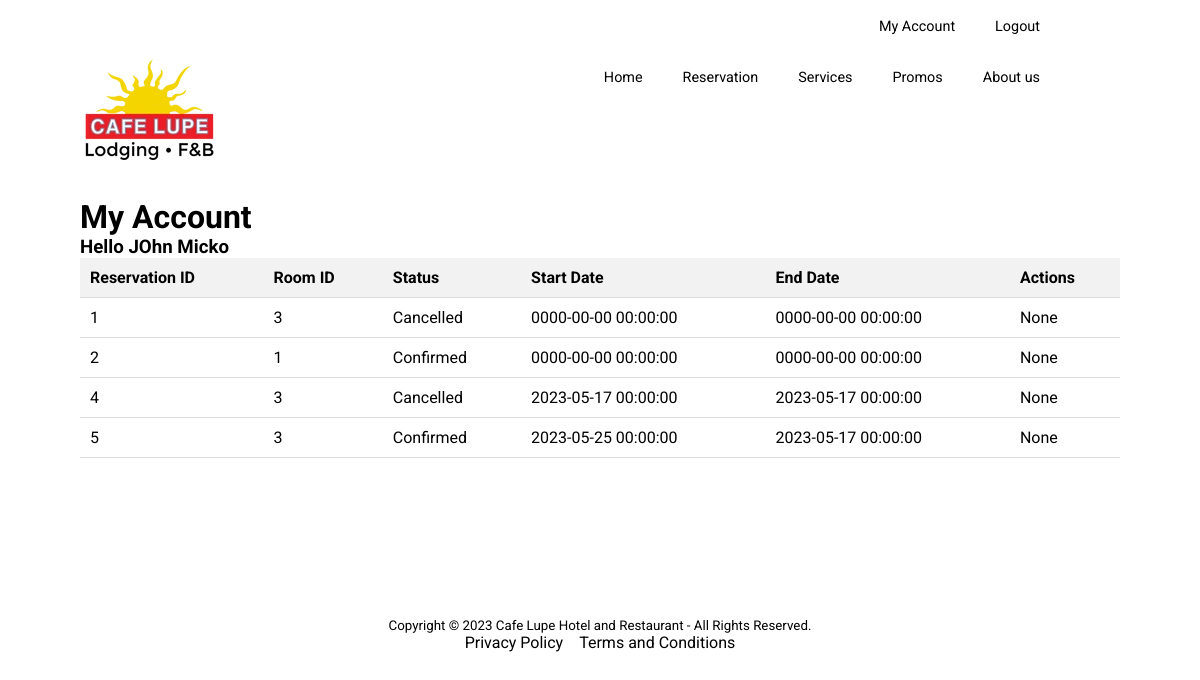
Before: /my-account.php (signed in) with the older database file.
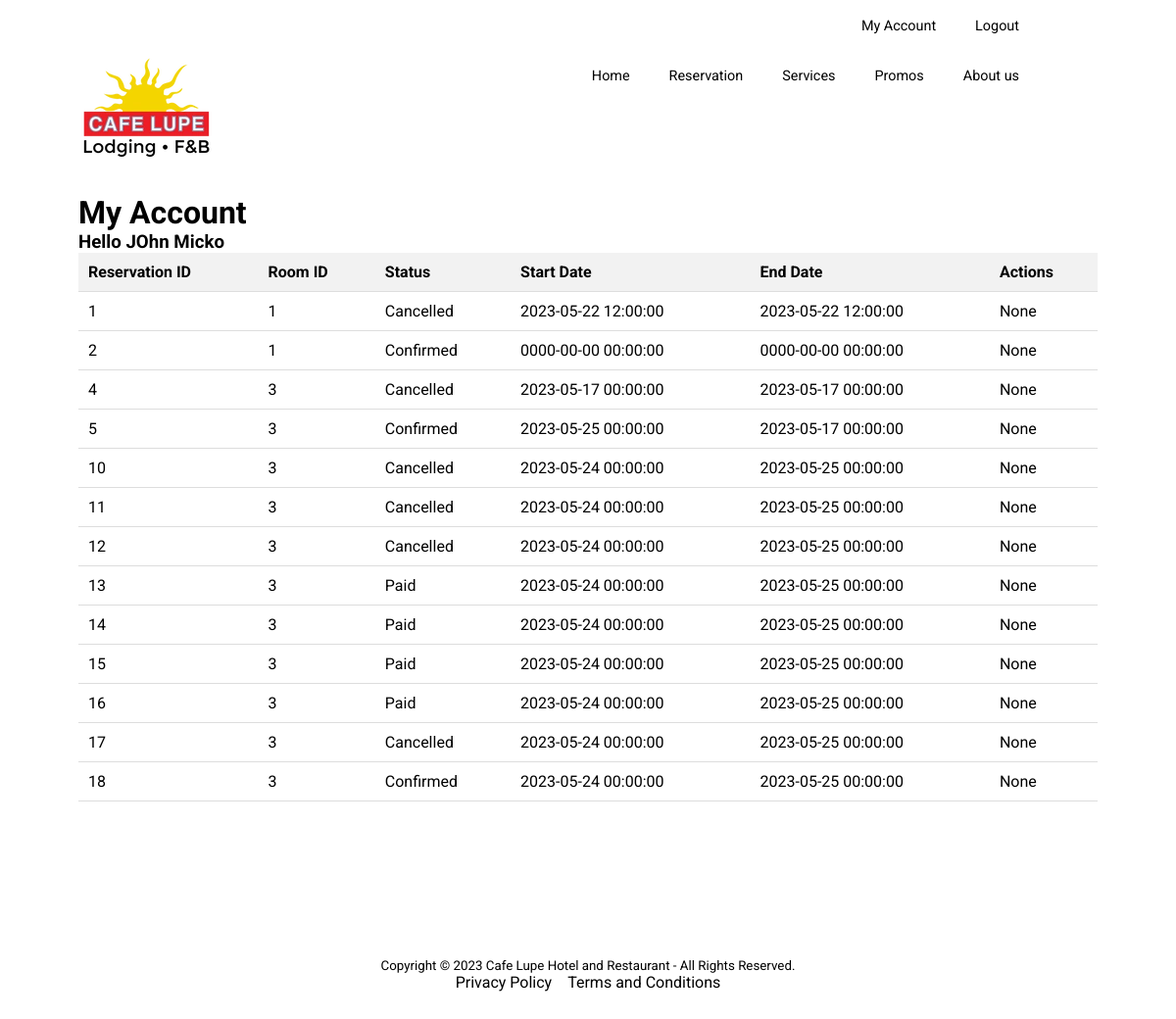
After: the same page with the newer database file.
### tables this page shows
CREATE TABLE `reservations` (
  `id` int(11) NOT NULL,
  `customer_id` int(11) NOT NULL,
  `room_id` int(11) NOT NULL,
  `start_date` datetime NOT NULL,
  `end_date` datetime DEFAULT NULL,
  `num_of_guests` int(11) NOT NULL DEFAULT 2,
  `total_price` int(11) NOT NULL,
  `status` varchar(255) NOT NULL DEFAULT 'pending',
  `created_at` datetime DEFAULT current_timestamp(),
  `updated_at` datetime DEFAULT current_timestamp()
);

### php/models/Reservation.php (called while the page is built, shortened)
<?php
class Reservation
{
        private $table = 'reservations';
        private $conn;
        public function __construct($db)
        {
                $this->conn = $db;
        }
        public function getReservationsByCustomerId($customer_id)
        {
                $query = "SELECT * FROM {$this->table} WHERE customer_id = :customer_id";
                $stmt = $this->conn->prepare($query);
                $stmt->bindValue(':customer_id', $customer_id);
                $stmt->execute();
                $reservations = array();
                while ($row = $stmt->fetch(PDO::FETCH_ASSOC)) {
                        $reservations[] = $row;
                }
                return $reservations;
        }
}

### php/models/User.php (called while the page is built, shortened)
<?php
class User
{
    private $table = 'users';
    private $conn;
    public function __construct($db)
    {
        $this->conn = $db;
    }
    public function read($id)
    {
        $c = $id != null ? "WHERE id = '{$id}'" : "";
        $query = "SELECT * FROM {$this->table} {$c};";
        $stmt = $this->conn->prepare($query);
        $stmt->execute();
        return $stmt;
    }
}

### my-account.php (the view, shortened to what this page needs)
<?php
require_once "php/config/Database.php";
require_once "php/models/Reservation.php";
require_once "php/models/User.php";
$database = new Database();
$db = $database->connect();
$reservation = new Reservation($db);
$customer_id = $_SESSION['id'] ?? null;
$reservations = $reservation->getReservationsByCustomerId($customer_id);
$userObj = new User($db);
$user = $userObj->read($customer_id)->fetch(PDO::FETCH_ASSOC);
$fname = $user['firstname'];
$table = '';
if (count($reservations) > 0) {
    $table .= '<table>
        <tr>
            <th>Reservation ID</th>
            <th>Room ID</th>
            <th>Status</th>
            <th>Start Date</th>
            <th>End Date</th>
            <th>Actions</th>
        </tr>';
    foreach ($reservations as $reservation) {
        $cancelBtn = $reservation["status"] == "pending"  ? <<<TD
            <button class="cancel-btn" onclick="confirmCancel('{$reservation['id']}')">Cancel</button>
            <button class="pay-btn" onclick="payReservation({$reservation['id']})">Pay</button>
            TD : "None";
        $table .= '<tr>
            <td>' . $reservation['id'] . '</td>
            <td>' . $reservation['room_id'] . '</td>
            <td>' . $reservation['status'] . '</td>
            <td>' . $reservation['start_date'] . '</td>
            <td>' . $reservation['end_date'] . '</td>
            <td>' . $cancelBtn . '</td>
        </tr>';
    }
    $table .= '</table>';
} else {
    $table = '<p>No reservations found.</p>';
}
$content = <<<CONTENT
    <h1>My Account</h1>
    <div>
        <h3>
            Hello $fname
        </h3>
    </div>
    <div id="cancel-modal" class="modal">
        <div class="modal-content">
            <span class="close" onclick="closeModal()">&times;</span>
            <p>Are you sure you want to cancel this reservation?</p>
            <div class="modal-buttons">
                <button class="modal-btn" onclick="cancelReservation()">Yes</button>
                <button class="modal-btn" onclick="closeModal()">No</button>
            </div>
        </div>
    </div>
    $table
    <script>
        function confirmCancel(reservationId) {
            document.getElementById('cancel-modal').style.display = 'block';
            // Pass the reservation ID to the cancelReservation function
            document.getElementById('cancel-modal').dataset.reservationId = reservationId;
        }
        function closeModal() {
            document.getElementById('cancel-modal').style.display = 'none';
        }
        function cancelReservation() {
            const reservationId = document.getElementById('cancel-modal').dataset.reservationId;
            // Redirect to the cancel.php page with the reservation ID
            window.location.href = 'php/functions/reservation/cancel.php?id=' + reservationId;
        }
        function payReservation(reservationId) {
            window.location.href = "payments.php?id=" + reservationId;
        }
    </script>
CONTENT;
?>
<?php
include 'templates/default.php';
?>

Changed rows visible on the page:
changed reservations id 1: room "3" → "1"; start_date "0000-00-00 00:00:00" → "2023-05-22 12:00:00"; end_date "0000-00-00 00:00:00" → "2023-05-22 12:00:00"
added reservations: id "10", room "3", status "Cancelled", start_date "2023-05-24 00:00:00", end_date "2023-05-25 00:00:00", shows "None"
added reservations: id "11", room "3", status "Cancelled", start_date "2023-05-24 00:00:00", end_date "2023-05-25 00:00:00", shows "None"
added reservations: id "12", room "3", status "Cancelled", start_date "2023-05-24 00:00:00", end_date "2023-05-25 00:00:00", shows "None"
added reservations: id "13", room "3", status "Paid", start_date "2023-05-24 00:00:00", end_date "2023-05-25 00:00:00", shows "None"
added reservations: id "14", room "3", status "Paid", start_date "2023-05-24 00:00:00", end_date "2023-05-25 00:00:00", shows "None"
added reservations: id "15", room "3", status "Paid", start_date "2023-05-24 00:00:00", end_date "2023-05-25 00:00:00", shows "None"
added reservations: id "16", room "3", status "Paid", start_date "2023-05-24 00:00:00", end_date "2023-05-25 00:00:00", shows "None"
added reservations: id "17", room "3", status "Cancelled", start_date "2023-05-24 00:00:00", end_date "2023-05-25 00:00:00", shows "None"
added reservations: id "18", room "3", status "Confirmed", start_date "2023-05-24 00:00:00", end_date "2023-05-25 00:00:00", shows "None"
